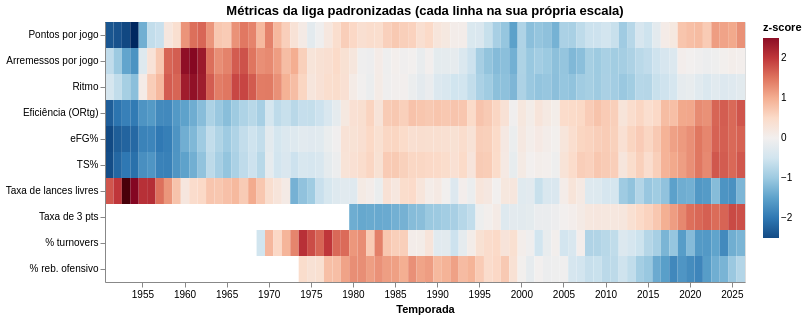

The notebook cell this image was saved under:
### Markdown cell above
## 11. Q8 — Quais períodos concentram as maiores mudanças e quais métricas os caracterizam?

Cada métrica da liga foi convertida em z-score na própria série, para comparar no mesmo mapa medidas de escalas diferentes. Vermelho indica valores acima da média histórica da métrica; azul, abaixo.

### Code cell
nomes_metricas_liga = {"pontos_jogo": "Pontos por jogo", "tent_quadra_jogo": "Arremessos por jogo", "ritmo": "Ritmo",
                       "ortg": "Eficiência (ORtg)", "efg": "eFG%", "ts": "TS%", "taxa_ll": "Taxa de lances livres",
                       "taxa_3pts": "Taxa de 3 pts", "perc_turnovers": "% turnovers",
                       "perc_reb_ofensivo": "% reb. ofensivo"}

df_metricas = df_liga.set_index("season").loc[1951:, list(nomes_metricas_liga)]
df_z_metricas = (df_metricas - df_metricas.mean()) / df_metricas.std()

df_z_longo = df_z_metricas.reset_index().melt(id_vars="season", var_name="coluna", value_name="z").dropna()
df_z_longo["metrica"] = df_z_longo["coluna"].map(nomes_metricas_liga)

alt.Chart(df_z_longo).mark_rect().encode(
    x=alt.X("season:O", title="Temporada", axis=alt.Axis(values=list(range(1955, 2030, 5)), labelAngle=0)),
    y=alt.Y("metrica:N", title=None, sort=list(nomes_metricas_liga.values())),
    color=alt.Color("z:Q", title="z-score", scale=alt.Scale(scheme="redblue", domain=[-2.5, 2.5], reverse=True)),
    tooltip=[alt.Tooltip("season:O", title="Temporada"), alt.Tooltip("metrica:N", title="Métrica"),
             alt.Tooltip("z:Q", title="z-score", format=".2f")],
).properties(width=640, height=260, title="Métricas da liga padronizadas (cada linha na sua própria escala)")

### Figure 1 — Vega-Lite specification as saved in the notebook (floating-point values rounded to 4 significant figures; data arrays with more than 128 entries replaced by an {"elided": "..."} marker saying what was removed)
{"config": {"view": {"continuousWidth": 300, "continuousHeight": 300}}, "data": {"name": "data-36fd74ca940cc636d28b03b9834ba523"}, "mark": {"type": "rect"}, "encoding": {"color": {"field": "z", "scale": {"domain": [-2.5, 2.5], "reverse": true, "scheme": "redblue"}, "title": "z-score", "type": "quantitative"}, "tooltip": [{"field": "season", "title": "Temporada", "type": "ordinal"}, {"field": "metrica", "title": "Métrica", "type": "nominal"}, {"field": "z", "format": ".2f", "title": "z-score", "type": "quantitative"}], "x": {"axis": {"labelAngle": 0, "values": [1955, 1960, 1965, 1970, 1975, 1980, 1985, 1990, 1995, 2000, 2005, 2010, 2015, 2020, 2025]}, "field": "season", "title": "Temporada", "type": "ordinal"}, "y": {"field": "metrica", "sort": ["Pontos por jogo", "Arremessos por jogo", "Ritmo", "Eficiência (ORtg)", "eFG%", "TS%", "Taxa de lances livres", "Taxa de 3 pts", "% turnovers", "% reb. ofensivo"], "title": null, "type": "nominal"}}, "height": 260, "title": "Métricas da liga padronizadas (cada linha na sua própria escala)", "width": 640, "$schema": "https://vega.github.io/schema/vega-lite/v6.4.1.json", "datasets": {"data-36fd74ca940cc636d28b03b9834ba523": {"elided": "690 records"}}}
